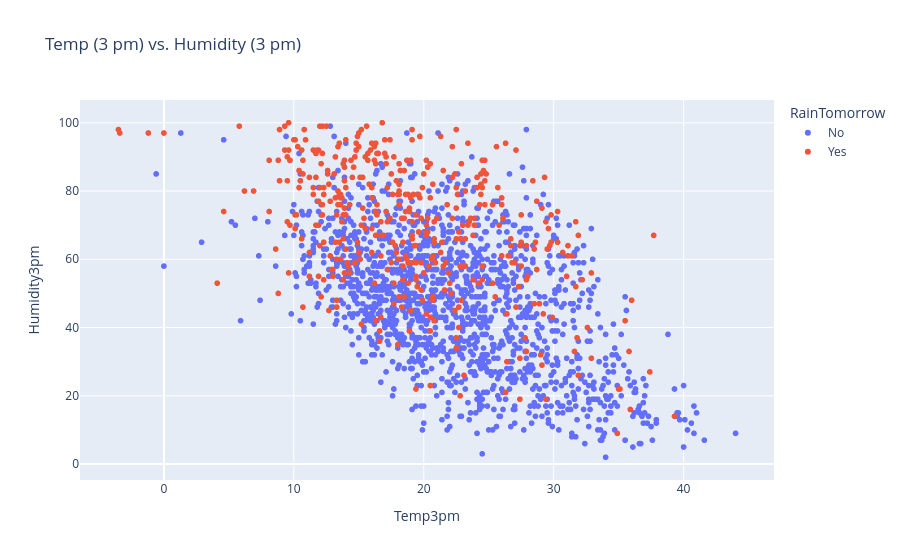

The cell this chart's notebook holds for it:
### Code cell
px.scatter(raw_df.sample(2000), 
           title='Temp (3 pm) vs. Humidity (3 pm)',
           x='Temp3pm',
           y='Humidity3pm',
           color='RainTomorrow')

### Figure 1 — Plotly figure (JSON) as saved in the notebook; plotly's stock layout.template omitted (floating-point values rounded to 4 significant figures; data arrays with more than 128 entries replaced by an {"elided": "..."} marker saying what was removed)
{"data": [{"hovertemplate": "RainTomorrow=No<br>Temp3pm=%{x}<br>Humidity3pm=%{y}<extra></extra>", "legendgroup": "No", "marker": {"color": "#636efa", "symbol": "circle"}, "mode": "markers", "name": "No", "showlegend": true, "type": "scattergl", "x": {"elided": "1566 float values"}, "xaxis": "x", "y": {"elided": "1566 float values"}, "yaxis": "y"}, {"hovertemplate": "RainTomorrow=Yes<br>Temp3pm=%{x}<br>Humidity3pm=%{y}<extra></extra>", "legendgroup": "Yes", "marker": {"color": "#EF553B", "symbol": "circle"}, "mode": "markers", "name": "Yes", "showlegend": true, "type": "scattergl", "x": {"elided": "434 float values"}, "xaxis": "x", "y": {"elided": "434 float values"}, "yaxis": "y"}], "layout": {"legend": {"title": {"text": "RainTomorrow"}, "tracegroupgap": 0}, "title": {"text": "Temp (3 pm) vs. Humidity (3 pm)"}, "xaxis": {"anchor": "y", "domain": [0, 1], "title": {"text": "Temp3pm"}}, "yaxis": {"anchor": "x", "domain": [0, 1], "title": {"text": "Humidity3pm"}}}}
